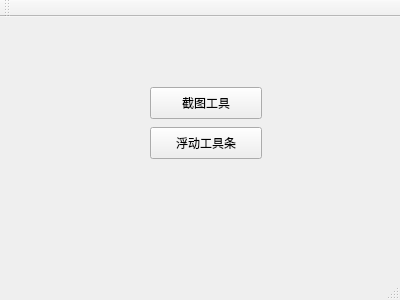
<?xml version="1.0" encoding="UTF-8"?>
<ui version="4.0">
 <class>ScreenCaptureMainWindow</class>
 <widget class="QMainWindow" name="ScreenCaptureMainWindow">
  <property name="geometry">
   <rect>
    <x>0</x>
    <y>0</y>
    <width>400</width>
    <height>300</height>
   </rect>
  </property>
  <property name="windowTitle">
   <string>ScreenCaptureMainWindow</string>
  </property>
  <widget class="QWidget" name="centralWidget">
   <widget class="QPushButton" name="btnScreenCapture">
    <property name="geometry">
     <rect>
      <x>150</x>
      <y>70</y>
      <width>112</width>
      <height>32</height>
     </rect>
    </property>
    <property name="text">
     <string>截图工具</string>
    </property>
   </widget>
   <widget class="QPushButton" name="btnFloatTool">
    <property name="geometry">
     <rect>
      <x>150</x>
      <y>110</y>
      <width>112</width>
      <height>32</height>
     </rect>
    </property>
    <property name="text">
     <string>浮动工具条</string>
    </property>
   </widget>
  </widget>
  <widget class="QMenuBar" name="menuBar">
   <property name="geometry">
    <rect>
     <x>0</x>
     <y>0</y>
     <width>400</width>
     <height>22</height>
    </rect>
   </property>
  </widget>
  <widget class="QToolBar" name="mainToolBar">
   <attribute name="toolBarArea">
    <enum>TopToolBarArea</enum>
   </attribute>
   <attribute name="toolBarBreak">
    <bool>false</bool>
   </attribute>
  </widget>
  <widget class="QStatusBar" name="statusBar"/>
 </widget>
 <layoutdefault spacing="6" margin="11"/>
 <resources/>
 <connections/>
</ui>
